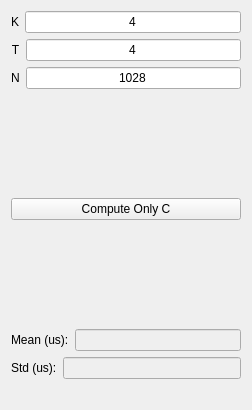
<?xml version="1.0" encoding="UTF-8"?>
<ui version="4.0">
 <class>Widget</class>
 <widget class="QWidget" name="Widget">
  <property name="geometry">
   <rect>
    <x>0</x>
    <y>0</y>
    <width>252</width>
    <height>410</height>
   </rect>
  </property>
  <property name="windowTitle">
   <string>Widget</string>
  </property>
  <layout class="QVBoxLayout" name="verticalLayout_3">
   <item>
    <layout class="QVBoxLayout" name="verticalLayout">
     <item>
      <layout class="QHBoxLayout" name="horizontalLayout">
       <item>
        <widget class="QLabel" name="label">
         <property name="text">
          <string>K</string>
         </property>
         <property name="alignment">
          <set>Qt::AlignCenter</set>
         </property>
        </widget>
       </item>
       <item>
        <widget class="QLineEdit" name="K_edit">
         <property name="text">
          <string>4</string>
         </property>
         <property name="alignment">
          <set>Qt::AlignCenter</set>
         </property>
        </widget>
       </item>
      </layout>
     </item>
     <item>
      <layout class="QHBoxLayout" name="horizontalLayout_2">
       <item>
        <widget class="QLabel" name="label_2">
         <property name="text">
          <string>T</string>
         </property>
         <property name="alignment">
          <set>Qt::AlignCenter</set>
         </property>
        </widget>
       </item>
       <item>
        <widget class="QLineEdit" name="T_edit">
         <property name="text">
          <string>4</string>
         </property>
         <property name="alignment">
          <set>Qt::AlignCenter</set>
         </property>
        </widget>
       </item>
      </layout>
     </item>
     <item>
      <layout class="QHBoxLayout" name="horizontalLayout_3">
       <item>
        <widget class="QLabel" name="label_3">
         <property name="text">
          <string>N</string>
         </property>
         <property name="alignment">
          <set>Qt::AlignCenter</set>
         </property>
        </widget>
       </item>
       <item>
        <widget class="QLineEdit" name="N_edit">
         <property name="text">
          <string>1028</string>
         </property>
         <property name="alignment">
          <set>Qt::AlignCenter</set>
         </property>
        </widget>
       </item>
      </layout>
     </item>
    </layout>
   </item>
   <item>
    <spacer name="verticalSpacer">
     <property name="orientation">
      <enum>Qt::Vertical</enum>
     </property>
     <property name="sizeHint" stdset="0">
      <size>
       <width>20</width>
       <height>72</height>
      </size>
     </property>
    </spacer>
   </item>
   <item>
    <widget class="QPushButton" name="pushButton">
     <property name="text">
      <string>Compute Only C</string>
     </property>
    </widget>
   </item>
   <item>
    <spacer name="verticalSpacer_2">
     <property name="orientation">
      <enum>Qt::Vertical</enum>
     </property>
     <property name="sizeHint" stdset="0">
      <size>
       <width>20</width>
       <height>73</height>
      </size>
     </property>
    </spacer>
   </item>
   <item>
    <layout class="QVBoxLayout" name="verticalLayout_2">
     <item>
      <layout class="QHBoxLayout" name="horizontalLayout_4">
       <item>
        <widget class="QLabel" name="label_4">
         <property name="text">
          <string>Mean (us):</string>
         </property>
        </widget>
       </item>
       <item>
        <widget class="QLineEdit" name="mean_edit">
         <property name="enabled">
          <bool>false</bool>
         </property>
         <property name="alignment">
          <set>Qt::AlignCenter</set>
         </property>
        </widget>
       </item>
      </layout>
     </item>
     <item>
      <layout class="QHBoxLayout" name="horizontalLayout_5">
       <item>
        <widget class="QLabel" name="label_5">
         <property name="text">
          <string>Std (us):</string>
         </property>
        </widget>
       </item>
       <item>
        <widget class="QLineEdit" name="std_edit">
         <property name="enabled">
          <bool>false</bool>
         </property>
         <property name="alignment">
          <set>Qt::AlignCenter</set>
         </property>
        </widget>
       </item>
      </layout>
     </item>
    </layout>
   </item>
   <item>
    <widget class="QLabel" name="info">
     <property name="text">
      <string/>
     </property>
     <property name="alignment">
      <set>Qt::AlignCenter</set>
     </property>
    </widget>
   </item>
  </layout>
 </widget>
 <layoutdefault spacing="6" margin="11"/>
 <resources/>
 <connections/>
</ui>
